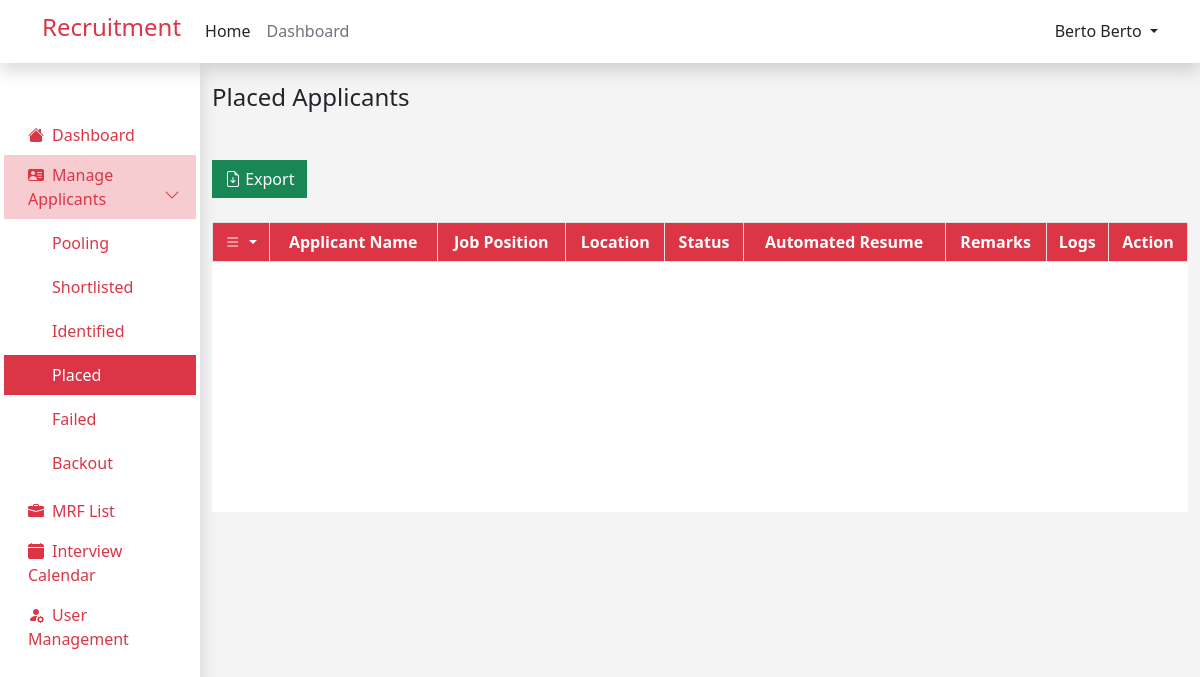
The page /admin/placed_applicant.php (signed in) on the database as committed earlier.
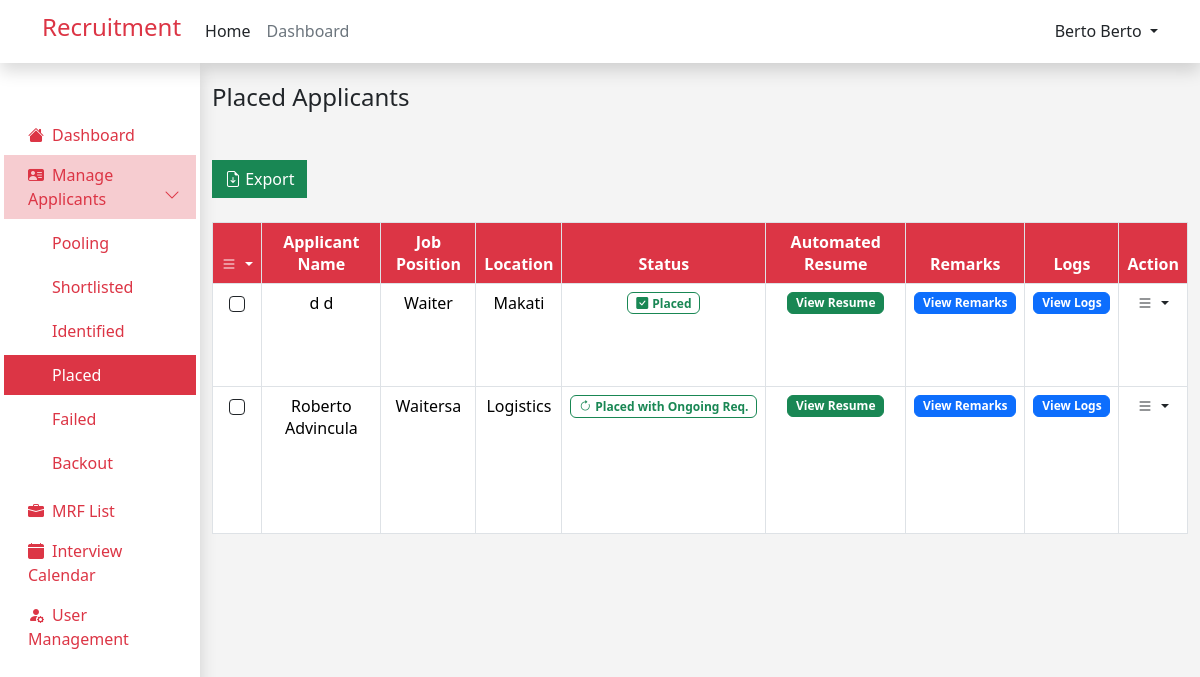
The same page on the database as committed later.
### tables this page shows
CREATE TABLE `job_applicants` (
  `id` int(12) NOT NULL,
  `user_id` int(12) NOT NULL,
  `job_id` int(12) NOT NULL,
  `application_status` varchar(255) NOT NULL,
  `interview_date` datetime DEFAULT NULL,
  `remark` text NOT NULL,
  `employee_id` int(11) NOT NULL
);

CREATE TABLE `user` (
  `id` int(11) NOT NULL,
  `first_name` varchar(255) NOT NULL,
  `last_name` varchar(255) NOT NULL,
  `email` varchar(255) NOT NULL,
  `password` varchar(255) NOT NULL,
  `role` varchar(255) NOT NULL,
  `resume` varchar(255) NOT NULL,
  `branch` varchar(255) NOT NULL,
  `industry_access` varchar(255) NOT NULL
);

CREATE TABLE `mrfs` (
  `id` int(11) NOT NULL,
  `industry` varchar(255) NOT NULL,
  `mrf_status` varchar(255) NOT NULL,
  `closed_date` date NOT NULL,
  `request_date` date NOT NULL DEFAULT current_timestamp(),
  `client` varchar(255) NOT NULL,
  `location` varchar(255) NOT NULL,
  `aging_days` varchar(255) NOT NULL,
  `mrf_number` varchar(255) NOT NULL,
  `new_request` varchar(255) NOT NULL,
  `head_count` int(11) NOT NULL,
  `job_position` varchar(255) NOT NULL,
  `contract_type` varchar(255) NOT NULL,
  `classification` varchar(255) NOT NULL,
  `placed` int(11) NOT NULL,
  `variance` int(11) NOT NULL,
  `cancel` int(11) NOT NULL,
  `job_description` text NOT NULL,
  `qualification` text NOT NULL,
  `remarks` text NOT NULL
);

### components/applicants_table.php (the view, shortened to what this page needs)
<link rel="stylesheet" href="https://cdn.datatables.net/2.0.3/css/dataTables.dataTables.min.css">
<tbody style="height: 250px;">
    <?php
    while ($row = mysqli_fetch_assoc($result)) {
        ?>
        <tr>
            <td class="text-center">
                <div class="form-check d-flex justify-content-center ">
                    <input class="form-check-input  border border-1 border-dark" type="checkbox" name="checkbox_value[]"
                        value="<?php echo $row['id']; ?>">
                </div>
            </td>
            <td>
                <?php echo $row['first_name'] . ' ' . $row['last_name']; ?>
            </td>
            <td>
                <?php
                if ($row['application_status'] == 'Pooling') {
                    ?>
                    <button type="button" class="btn btn-primary badge" data-bs-toggle="modal" data-bs-target="#viewMRFModal"
                        data-applicantId="<?php echo $row['id']; ?>">
                        Select MRF List
                    </button>
                    <?php
                } else {
                    echo $row['job_position'];
                }
                ?>
            </td>
            <td>
                <?php
                if ($row['application_status'] !== 'Pooling') {
                    echo $row['location'];
                }
                ?>
            </td>
            <td>
                <?php
                $status = $row['application_status'];
                switch ($status) {
                        ?>
                        <?php
                    case 'Placed':
                        ?>
                        <span class=" badge badge border border-success text-success ">
                            <i class="bi bi-check-square-fill me-1"></i>Placed
                        </span>
                        <?php
                        break;
                    case 'Placed with Ongoing Req.':
                        ?>
                        <span class=" badge badge border border-success text-success ">
                            <i class="bi bi-arrow-clockwise me-1"></i>Placed with Ongoing Req.
                        </span>
                        <?php
                        break;
                        ?>
                        <?php
                }
                ?>
            </td>
            <td>
                <button type="button" class="btn btn-success badge " data-bs-toggle="modal"
                    data-bs-target="#viewResumeModal<?php echo $row['id']; ?>">
                    View Resume
                </button>
            </td>
            <td>
                <button type="button" class="btn btn-primary badge " data-bs-toggle="modal"
                    data-bs-target="#viewRemarksModal<?php echo $row['id']; ?>">
                    View Remarks
                </button>
            </td>
            <td>
                <button type="button" class="btn btn-primary badge " data-bs-toggle="modal"
                    data-bs-target="#viewLogsModal<?php echo $row['id']; ?>">
                    View Logs
                </button>
            </td>
            <td>
                <div class="dropdown">
                    <a href="#" class="link-danger text-decoration-none dropdown-toggle text-dark" id="dropdownUser2"
                        data-bs-toggle="dropdown" aria-expanded="false">
                        <i class="bi bi-list"></i>
                    </a>
                </div>
            </td>
        </tr>
        <?php
    }
    ?>
</tbody>

Rows that differ between the two databases and show on the page:
now on this page (row edited): job_applicants: user.first_name "d", user.last_name "d", mrfs.job_position "Waiter", mrfs.location "Makati", application_status "Placed" (drawn)
added job_applicants: user.first_name "Roberto", user.last_name "Advincula", mrfs.job_position "Waitersa", mrfs.location "Logistics", shows "Placed with Ongoing Req."
